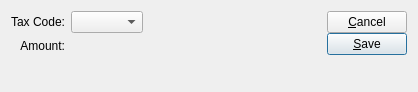
<?xml version="1.0" encoding="UTF-8"?>
<ui version="4.0">
 <comment>This file is part of the xTuple ERP: PostBooks Edition, a free and
open source Enterprise Resource Planning software suite,
Copyright (c) 1999-2018 by OpenMFG LLC, d/b/a xTuple.
It is licensed to you under the Common Public Attribution License
version 1.0, the full text of which (including xTuple-specific Exhibits)
is available at www.xtuple.com/CPAL.  By using this software, you agree
to be bound by its terms.</comment>
 <class>taxAdjustment</class>
 <widget class="QDialog" name="taxAdjustment">
  <property name="geometry">
   <rect>
    <x>0</x>
    <y>0</y>
    <width>418</width>
    <height>92</height>
   </rect>
  </property>
  <property name="windowTitle">
   <string>Tax Adjustment</string>
  </property>
  <layout class="QGridLayout" name="gridLayout_2">
   <item row="0" column="0">
    <layout class="QHBoxLayout" name="horizontalLayout_2">
     <item>
      <layout class="QVBoxLayout" name="verticalLayout">
       <item>
        <layout class="QGridLayout" name="gridLayout">
         <item row="0" column="0">
          <widget class="QLabel" name="_characteristicLit">
           <property name="text">
            <string>Tax Code:</string>
           </property>
           <property name="alignment">
            <set>Qt::AlignRight|Qt::AlignTrailing|Qt::AlignVCenter</set>
           </property>
           <property name="buddy">
            <cstring>_taxcode</cstring>
           </property>
          </widget>
         </item>
         <item row="0" column="1">
          <layout class="QHBoxLayout" name="horizontalLayout">
           <item>
            <widget class="XComboBox" name="_taxcode">
             <property name="allowNull">
              <bool>true</bool>
             </property>
             <property name="nullStr">
              <string>Select a Code</string>
             </property>
             <property name="type">
              <enum>XComboBox::TaxCodes</enum>
             </property>
            </widget>
           </item>
           <item>
            <spacer name="horizontalSpacer">
             <property name="orientation">
              <enum>Qt::Horizontal</enum>
             </property>
             <property name="sizeHint" stdset="0">
              <size>
               <width>0</width>
               <height>20</height>
              </size>
             </property>
            </spacer>
           </item>
          </layout>
         </item>
         <item row="1" column="0">
          <widget class="QLabel" name="_listpriceLit">
           <property name="text">
            <string>Amount:</string>
           </property>
           <property name="alignment">
            <set>Qt::AlignRight|Qt::AlignTrailing|Qt::AlignVCenter</set>
           </property>
          </widget>
         </item>
         <item row="1" column="1">
          <layout class="QHBoxLayout">
           <item>
            <widget class="CurrCluster" name="_amount">
             <property name="allowNegative">
              <bool>true</bool>
             </property>
             <property name="currencyDisabled">
              <bool>true</bool>
             </property>
            </widget>
           </item>
           <item>
            <spacer>
             <property name="orientation">
              <enum>Qt::Horizontal</enum>
             </property>
             <property name="sizeHint" stdset="0">
              <size>
               <width>0</width>
               <height>0</height>
              </size>
             </property>
            </spacer>
           </item>
          </layout>
         </item>
        </layout>
       </item>
       <item>
        <spacer>
         <property name="orientation">
          <enum>Qt::Vertical</enum>
         </property>
         <property name="sizeType">
          <enum>QSizePolicy::Expanding</enum>
         </property>
         <property name="sizeHint" stdset="0">
          <size>
           <width>20</width>
           <height>0</height>
          </size>
         </property>
        </spacer>
       </item>
      </layout>
     </item>
     <item>
      <spacer name="horizontalSpacer_2">
       <property name="orientation">
        <enum>Qt::Horizontal</enum>
       </property>
       <property name="sizeHint" stdset="0">
        <size>
         <width>40</width>
         <height>0</height>
        </size>
       </property>
      </spacer>
     </item>
     <item>
      <layout class="QVBoxLayout">
       <property name="spacing">
        <number>0</number>
       </property>
       <item>
        <widget class="QPushButton" name="_close">
         <property name="text">
          <string>&amp;Cancel</string>
         </property>
        </widget>
       </item>
       <item>
        <widget class="QPushButton" name="_save">
         <property name="text">
          <string>&amp;Save</string>
         </property>
         <property name="autoDefault">
          <bool>true</bool>
         </property>
         <property name="default">
          <bool>true</bool>
         </property>
        </widget>
       </item>
       <item>
        <spacer>
         <property name="orientation">
          <enum>Qt::Vertical</enum>
         </property>
         <property name="sizeType">
          <enum>QSizePolicy::Expanding</enum>
         </property>
         <property name="sizeHint" stdset="0">
          <size>
           <width>77</width>
           <height>0</height>
          </size>
         </property>
        </spacer>
       </item>
      </layout>
     </item>
    </layout>
   </item>
  </layout>
 </widget>
 <layoutdefault spacing="6" margin="11"/>
 <customwidgets>
  <customwidget>
   <class>CurrCluster</class>
   <extends>CurrDisplay</extends>
   <header>currcluster.h</header>
   <container>1</container>
  </customwidget>
  <customwidget>
   <class>CurrDisplay</class>
   <extends>QWidget</extends>
   <header>currcluster.h</header>
  </customwidget>
  <customwidget>
   <class>XComboBox</class>
   <extends>QComboBox</extends>
   <header>xcombobox.h</header>
  </customwidget>
 </customwidgets>
 <tabstops>
  <tabstop>_taxcode</tabstop>
  <tabstop>_save</tabstop>
  <tabstop>_close</tabstop>
 </tabstops>
 <resources/>
 <connections>
  <connection>
   <sender>_close</sender>
   <signal>clicked()</signal>
   <receiver>taxAdjustment</receiver>
   <slot>reject()</slot>
   <hints>
    <hint type="sourcelabel">
     <x>370</x>
     <y>30</y>
    </hint>
    <hint type="destinationlabel">
     <x>20</x>
     <y>20</y>
    </hint>
   </hints>
  </connection>
 </connections>
</ui>
